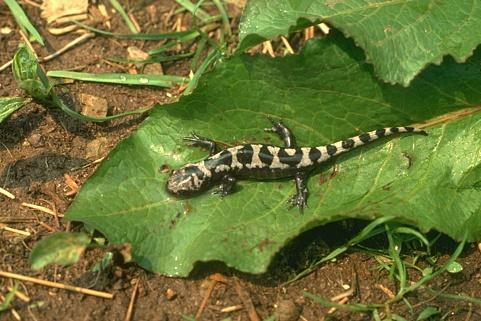
%> input picture 175083_img.jpg, 481 x 321 px
$ octave --eval "result = cannyEdge(imread('175083_img.jpg'));"   (GNU Octave 9; MATLAB toolbox functions it lacks are replaced by stand-ins)
%> lines starting %> are read from the running program, lines starting %| are printed output that depends on the picture; in (x1, y1, x2, y2) boxes, pixels count from 0 and x2, y2 are one past the last pixel; in counts of white or black regions, pixels touching at a corner belong together; the program's own positions count from 1
### findDerivatives.m
function [J, theta, Jx, Jy] = findDerivatives(I, Gx, Gy)
%% Define Function Global Variables

Sigma_x = [1,-1];
Sigma_y = [1;-1];
Dx_Smoothed = conv2(conv2(Gx,Sigma_x,'same'),Gy, 'same');
Dy_Smoothed = conv2(conv2(Gy,Sigma_y,'same'),Gx, 'same');

%% Smoothing Out And Take The Derivative The Image

%Padding the original image
I_padded_x = padarray(I, [0,5], 'symmetric');
I_padded_y = padarray(I, [5,0], 'symmetric');

%Taking the derivative w.r.t. x
I_x = conv2(double(I_padded_x), Dx_Smoothed, 'valid');

%Taking the derivative w.r.t. x
I_y = conv2(double(I_padded_y), Dy_Smoothed, 'valid');
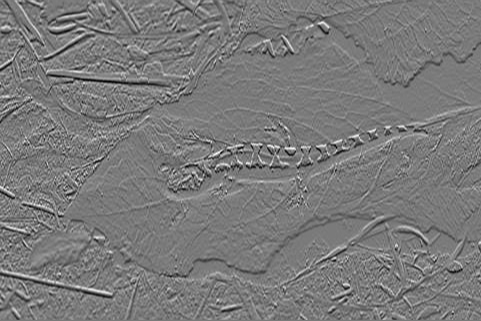
%> I_y: size 321x481 double; min -36.74, max 39.61, mean -0.1; drawn with min black and max white

%% Getting Returns

Abs_Ixy = sqrt(I_x.^2 + I_y.^2);
J = double(Abs_Ixy);
or = atan2(-I_y, I_x);
or(or < 0) = or(or < 0) + pi;
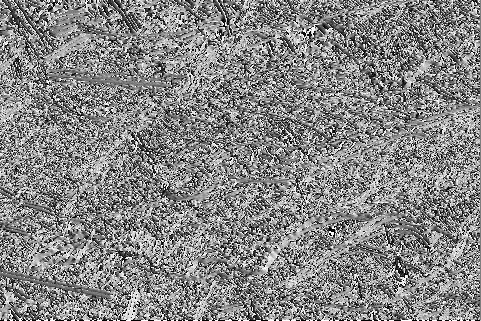
%> or: size 321x481 double; min 3.74e-16, max 3.14, mean 1.66; drawn with min black and max white
or_degree = or*180/pi;
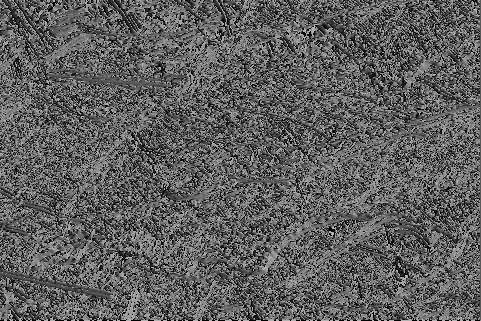
%> or_degree: size 321x481 double; min 2.14e-14, max 180, mean 94.8
theta = or_degree;
Jx =  abs(I_x);
Jy =  abs(I_y);
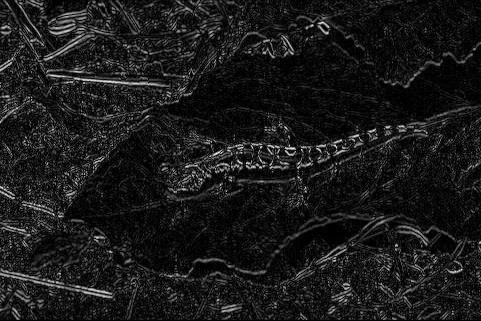
%> Jy: size 321x481 double; min 2.88e-17, max 39.61, mean 4.2; drawn with min black and max white


end

### visDerivatives.m
function visDerivatives(I, J, Jx, Jy)
%% Visualize magnitude and orientation of derivatives

figure; imagesc(J); colormap(gray);
figure; imagesc(Jx); colormap(gray);
figure; imagesc(Jy); colormap(gray);


%% Visualize orientation of derivatives
[cnt, val] = hist(J(:), 100);
%> cnt = 100 values, max 10859 at index 4, min 0 at index 93, mean 1544; val = 100 values from 0.249 to 49.47
thr = val(find(cumsum(cnt)/sum(cnt)<0.95, 1, 'last'));
%> thr = 17.65

[x, y] = meshgrid(1:size(I,2), 1:size(I,1));
Jx(J<thr) = 0;
Jy(J<thr) = 0;
%> in cannyEdge, `visDerivatives(I, J, Jx, Jy);`:
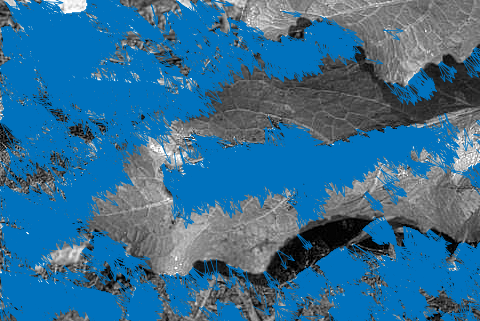
%> figure redrawn from the program's plot data
figure; imshow(I); hold on
quiver(x, y, Jx, Jy,'AutoScale', 'off');
hold off

end

### nonMaxSup.m
    %% Setting Up

    %Input:
    %
    % J       - The magnitude of derivatives
    %
    % theta   - Image containing feature normal orientation angles in degrees
    %             (0-180), angles positive anti-clockwise.
    %
    %Output:
    %
    % M       - Non maximally suppressed image.
    %
    %Global Variables:
    %
    % radius  - Distance in pixel units to be looked at on each side of each
    %             pixel when determining whether it is a local maxima or not.
    %             This value cannot be less than 1.Through out research, radius
    %             is usually between 1.2~1.5

    %% Non Maximally Suppression

    function M = nonMaxSup(J, theta)

    % Setting Up For Function
    if any(size(J) ~= size(theta))
      error('image and orientation image are of different sizes');
    end

    [rows, cols] = size(J);
%> rows = 321; cols = 481
    M = zeros(rows, cols);
    radius = 1.2;
    iradius = ceil(radius);

    % Precalculate x and y offsets relative to centre pixel for each orientation angle

    angle = [0:180].*pi/180;    % Array of angles in 1 degree increments (but in radians).
    xoff = radius*cos(angle);   % x and y offset of points at specified radius and angle
    yoff = radius*sin(angle);   % from each reference position.

    hfrac = xoff - floor(xoff); % Fractional offset of xoff relative to integer location
    vfrac = yoff - floor(yoff); % Fractional offset of yoff relative to integer location
    theta = fix(theta)+1;     % Orientations start at 0 degrees but arrays start
                                % with index 1.

    % Now run through the image interpolating grey values on each side
    % of the centre pixel to be used for the non-maximal suppression.

    for row = (iradius+1):(rows - iradius)
      for col = (iradius+1):(cols - iradius)

        or = theta(row,col);   % Index into precomputed arrays
        x = col + xoff(or);     % x, y location on one side of the point in question
        y = row - yoff(or);

        fx = floor(x);          % Get integer pixel locations that surround location x,y
        cx = ceil(x);
        fy = floor(y);
        cy = ceil(y);
        tl = J(fy,fx);    % Value at top left integer pixel location.
        tr = J(fy,cx);    % top right
        bl = J(cy,fx);    % bottom left
        br = J(cy,cx);    % bottom right

        upperavg = tl + hfrac(or) * (tr - tl);  % Now use bilinear interpolation to
        loweravg = bl + hfrac(or) * (br - bl);  % estimate value at x,y
        v1 = upperavg + vfrac(or) * (loweravg - upperavg);

      if J(row, col) > v1 % We need to check the value on the other side...

        x = col - xoff(or);     % x, y location on the `other side' of the point in question
        y = row + yoff(or);

        fx = floor(x);
        cx = ceil(x);
        fy = floor(y);
        cy = ceil(y);
        tl = J(fy,fx);    % Value at top left integer pixel location.
        tr = J(fy,cx);    % top right
        bl = J(cy,fx);    % bottom left
        br = J(cy,cx);    % bottom right
        upperavg = tl + hfrac(or) * (tr - tl);
        loweravg = bl + hfrac(or) * (br - bl);
        v2 = upperavg + vfrac(or) * (loweravg - upperavg);

        if J(row,col) > v2            % This is a local maximum.
          M(row, col) = J(row, col); % Record value in the output
                                            % image.
        end

        end

       end
    end
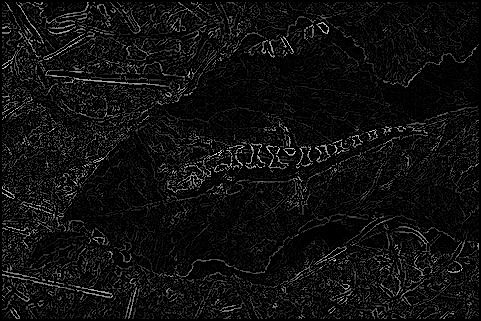
%> M: size 321x481 double; min 0, max 49.72, mean 3; drawn with min black and max white
%> after the loop, v2 = 2.35


    %skel = bwmorph(M>0,'skel',Inf);
    %M = M.*skel;
    end

### edgeLinkMain.m
function E = edgeLinkMain(M, J, theta)


[rr,cc] = size(M);
%> rr = 321; cc = 481
theta_normal_m = theta + 90;
E = zeros(rr,cc);
Emap = zeros(rr,cc);
visitMap = zeros(rr,cc);


upper_th = 8;
lower_th = 6;


if upper_th < lower_th
	tmp = upper_th;
	upper_th = lower_th;
	lower_th = tmp;
end

[rM,cM] = (find(M > upper_th));
%> rM = 22803 values from 3 to 319; cM = 22803 values from 3 to 479

visitMap = M > upper_th;
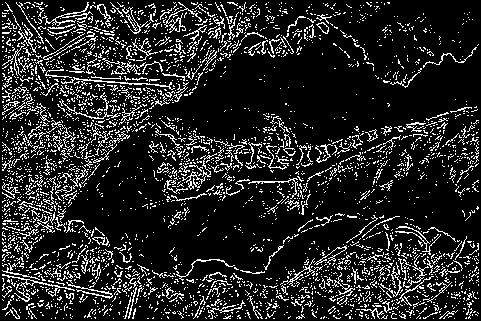
%> visitMap: size 321x481 logical; 14.8% white in thin lines or dots

for i = 1 : size(rM)

    first = 1;
    E(rM(i),cM(i)) = 1;
    E = edgeLinkRe(theta_normal_m,rM(i), cM(i), visitMap, M, lower_th,  rM, cM, rr, cc, first);
    E = E + E;

end
%> this loop made 1 pass


end

### edgeLinkRe.m
function Emap = edgeLinkRe(theta_normal_m,currentRow, currentCol, visitMap, M, lower_th, rM, cM, rr, cc, first)

theta_normal = theta_normal_m(currentRow, currentCol);


%% Recursion Stop Conditions:
%> the run ends on the next line
if (visitMap(currentRow, currentCol) == 1 || currentRow > rr || currentCol > cc) && first ~= 1

    Emap(currentRow, currentCol) = 1;
    return
end


first = 0;


%% If not visit then starts recursing
visitMap(currentRow,currentCol) = 1;


if theta_normal > 90 && theta_normal < 135
    if M(currentRow-1,currentCol) > lower_th
        Emap(currentRow, currentCol) = 1;
        Emap = Emap + ...
            edgeLinkRe(theta_normal_m,currentRow-1, currentCol, visitMap, M, lower_th, rM, cM, rr, cc, first) ;

    end
    if M(currentRow+1, currentCol) > lower_th

        Emap(currentRow, currentCol) = 1;
        Emap = Emap + ...
            edgeLinkRe(theta_normal_m,currentRow+1, currentCol, visitMap, M, lower_th, rM, cM, rr, cc, first);
    end


end


if theta_normal >= 135 && theta_normal < 180

    if M(currentRow-1,currentCol-1) > lower_th


                Emap(currentRow, currentCol) = 1;
        Emap = Emap  + ...
            edgeLinkRe(theta_normal_m,currentRow-1, currentCol-1, visitMap, M, lower_th, rM, cM, rr, cc, first);
    end

    if M(currentRow+1,currentCol+1) > lower_th

        edgeLinkRe(theta_normal_m,currentRow, currentCol, visitMap, M, lower_th, rM, cM, rr, cc) + ...
            edgeLinkRe(theta_normal_m,currentRow+1, currentCol+1, visitMap, M, lower_th, rM, cM, rr, cc, first);
    end

end


if theta_normal >= 180 && theta_normal < 225

    if M(currentRow,currentCol-1) > lower_th

        Emap(currentRow, currentCol) = 1;
        Emap = Emap + ...
            edgeLinkRe(theta_normal_m,currentRow, currentCol-1, visitMap, M, lower_th, rM, cM, rr, cc, first);
    end

    if M(currentRow, currentCol+1) > lower_th
         Emap(currentRow, currentCol) = 1;
        Emap = Emap + ...
            edgeLinkRe(theta_normal_m,currentRow, currentCol+1, visitMap, M, lower_th, rM, cM, rr, cc, first);
    end


end


if theta_normal >= 225 && theta_normal <= 270
    if M(currentRow+1,currentCol-1) > lower_th

             Emap(currentRow, currentCol) = 1;
        Emap = Emap + ...
            edgeLinkRe(theta_normal_m,currentRow+1, currentCol-1, visitMap, M, lower_th, rM, cM, rr, cc, first);
    end

    if M(currentRow-1, currentCol+1) > lower_th

        Emap(currentRow, currentCol) = 1;
        Emap = Emap + ...
            edgeLinkRe(theta_normal_m,currentRow-1, currentCol+1, visitMap, M, lower_th, rM, cM, rr, cc, first);
    end

end

end

### cannyEdge.m
function E = cannyEdge(I)
%% Canny edge detector
%  Input: A color image I = uint8(X, Y, 3), where X, Y are two dimensions
%  of the image
%  Output: An edge map E = logical(X, Y)
%%  To DO: Write three functions findDerivatives, nonMaxSup, and edgeLink to fulfill the Canny edge detector.

%% Convert the color image to gray scale image
%  Output I = uint8(X, Y)

I = imsharpen(I);

I = rgb2gray(I);

I = imadjust(I);

%% Construct 2D Gaussian filter
Gx = normpdf([-5:1:5], 0, 1);
Gy = normpdf([-5:1:5], 0, 1)';

%% Compute magnitutde and orientation of derivatives
% [4 lines of commented-out code are left out]
[J, theta, Jx, Jy] = findDerivatives(I, Gx, Gy);


visDerivatives(I, J, Jx, Jy);


%% Detect local maximum
%  M = logical(X, Y), the edge map after non-maximal suppression
M = nonMaxSup(J, theta);
figure; imagesc(M); colormap(gray);

%% Link edges
%  E = logical(X, Y), the final edge map


E = edgeLinkMain(M, J, theta);

E = bwmorph(E,'thin',Inf);

figure; imagesc(E); colormap(gray);

end

$ run again, on 106024.jpg
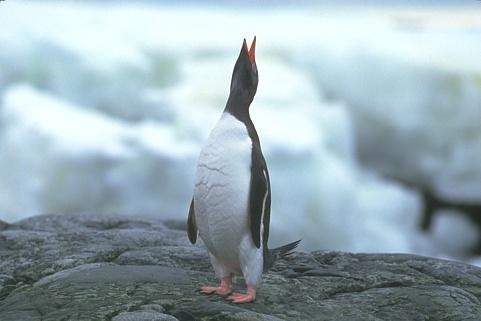
%> input picture 106024.jpg, 481 x 321 px
%> cnt = 100 values, max 39272 at index 1, min 0 at index 90, mean 1544; val = 100 values from 0.278 to 55.23
%> thr = 6.94
%> in cannyEdge, `visDerivatives(I, J, Jx, Jy);`:
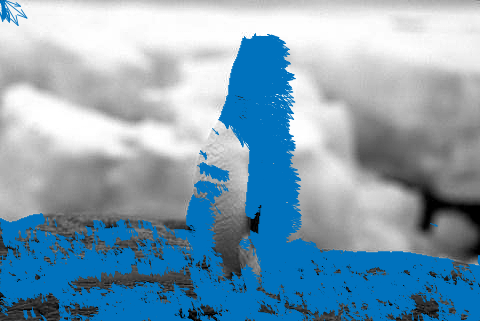
%> figure redrawn from the program's plot data
%> after the loop in nonMaxSup, `for row = (iradius+1):(rows - iradius)`: v2 = 1.83
%> rM = 4731 values from 35 to 319; cM = 4731 values from 3 to 479
%> in edgeLinkMain, `visitMap = M > upper_th;`:
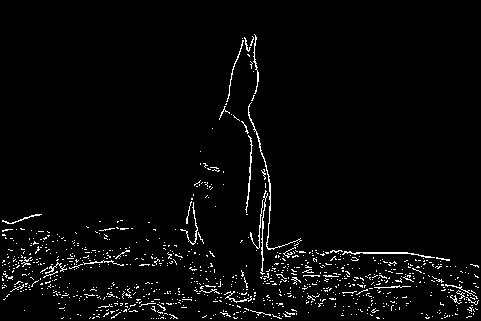
%> visitMap: size 321x481 logical; 3.1% white in thin lines or dots, all inside (x1, y1, x2, y2) = (2, 34, 479, 319)
%> the loop in edgeLinkMain, `for i = 1 : size(rM)` made 1 pass

$ run again, on 118035.jpg
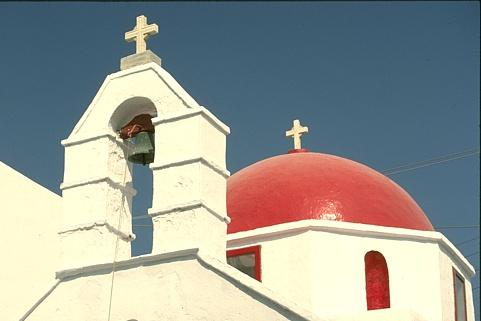
%> input picture 118035.jpg, 481 x 321 px
%> cnt = 100 values, max 91718 at index 1, min 0 at index 95, mean 1544; val = 100 values from 0.27 to 53.65
%> thr = 15.91
%> in cannyEdge, `visDerivatives(I, J, Jx, Jy);`:
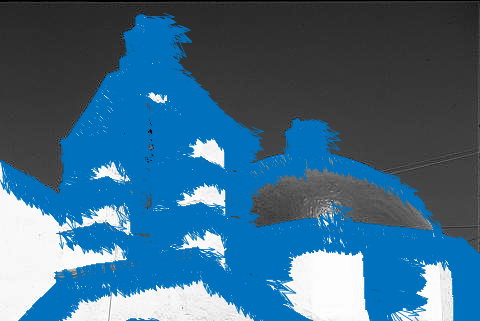
%> figure redrawn from the program's plot data
%> after the loop in nonMaxSup, `for row = (iradius+1):(rows - iradius)`: v2 = 2.19
%> rM = 6451 values from 15 to 319; cM = 6451 values from 3 to 479
%> in edgeLinkMain, `visitMap = M > upper_th;`:
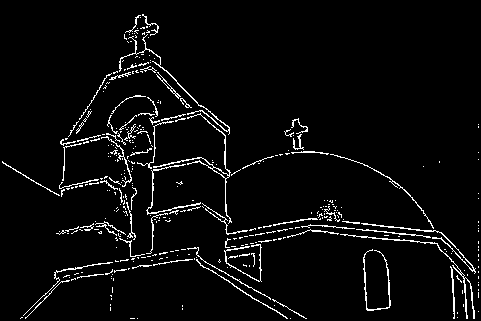
%> visitMap: size 321x481 logical; 4.2% white in thin lines or dots
%> the loop in edgeLinkMain, `for i = 1 : size(rM)` made 1 pass
